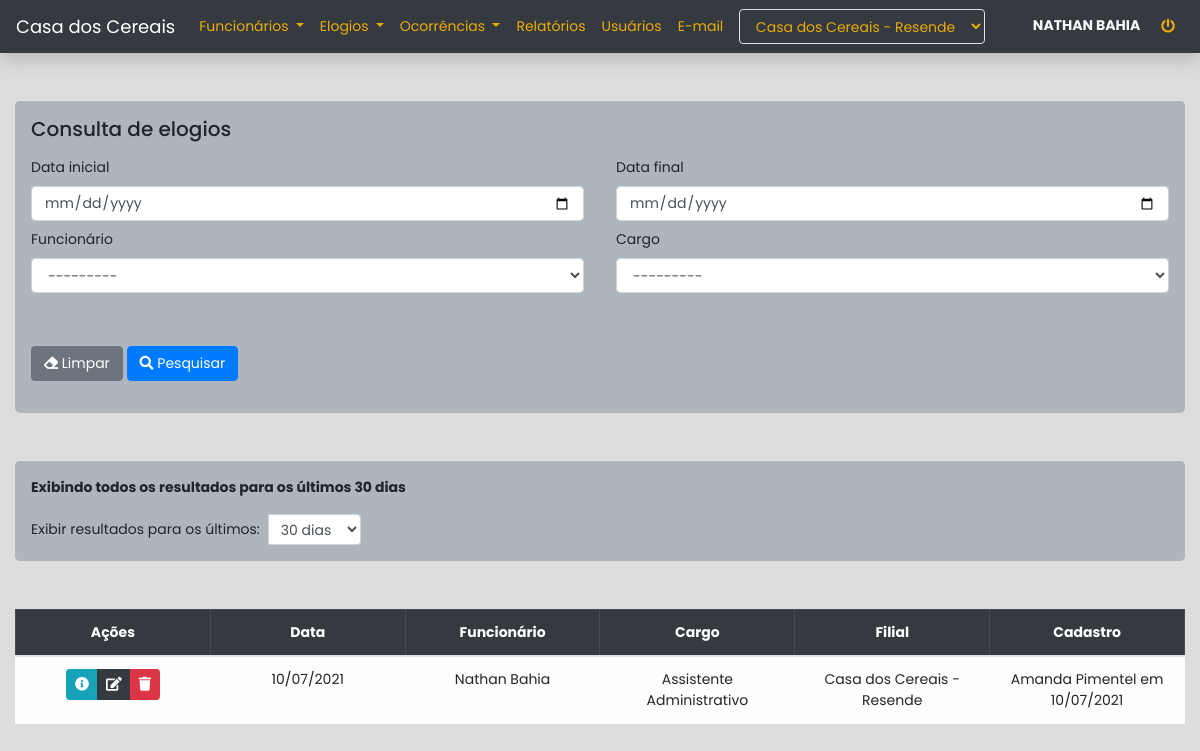
The page /elogios/consulta (signed in) on the database as committed earlier.
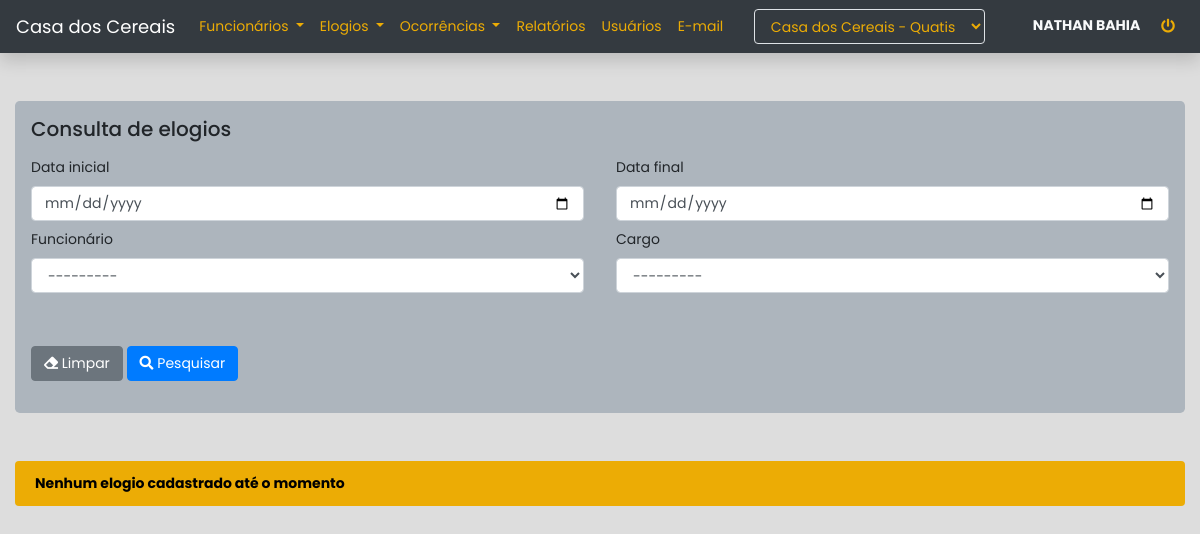
The same page on the database as committed later.
### apps/core/models.py (models this page shows, shortened)
class Base(models.Model):
    usuario = models.ForeignKey(get_user_model(), on_delete=models.SET_NULL, null=True)
    criacao = models.DateTimeField(auto_now_add=True)
    alteracao = models.DateTimeField(auto_now=True)
    ativo = models.BooleanField(default=True)
    class Meta:
        abstract = True
    @property
    def cadastro(self):
        if self.usuario:
            return f"{self.usuario.get_full_name()} em {self.criacao.strftime('%d/%m/%Y')}"
        return f"Usuário excluído em {self.criacao.strftime('%d/%m/%Y')}"

class Elogio(Base):
    funcionario = models.ForeignKey(Funcionario, on_delete=models.CASCADE, related_name='elogios')
    data = models.DateField()
    observacao = models.TextField()

class Funcionario(Base):
    nome = models.CharField(max_length=255)
    admissao = models.DateField(blank=True, null=True)
    cargo = models.ForeignKey(Cargo, on_delete=models.SET_NULL, null=True, related_name='funcionarios')
    filial = models.ForeignKey(Filial, on_delete=models.CASCADE, related_name='funcionarios')
    def __str__(self):
        return f'{self.nome} - {self.cargo}'
    class Meta:
        ordering = ['nome']

class Cargo(Base):
    nome = models.CharField(max_length=255)
    filial = models.ForeignKey(Filial, on_delete=models.CASCADE)
    def __str__(self):
        return f'{self.nome}'
    class Meta:
        ordering = ['nome']

class Filial(Base):
    nome = models.CharField(max_length=255)
    cidade = models.CharField(max_length=255)
    def __str__(self):
        return f'{self.nome} - {self.cidade}'
    class Meta:
        ordering = ['nome', 'cidade']

### apps/core/views.py (the view, shortened to what this page needs)
# urls.py: path('elogios/consulta', views.consulta_elogios, name='consulta_elogios'),
@login_required
def consulta_elogios(request):
    usuario = request.user.perfil.latest('id')
    consulta = False
    dias = 30 if request.GET.get('dias') not in ['30', '60', '90', '120'] else request.GET.get('dias')
    data_range = utils.get_data_range(dias)
    filtros = {
        'data__range': data_range,
        'funcionario__filial': usuario.filial
    }
    query = models.Elogio.objects.filter(**filtros).order_by('funcionario')
    form = forms.ConsultaElogioForm(
        usuario=usuario,
        data=request.GET
    )
    context = {
        'form': form,
        'elogios': query,
        'consulta': consulta,
        'dias': dias,
        'filtros': filtros
    }
    return render(request, 'core/elogios/consultas.html', context)

### apps/core/context_processors.py (called while the page is built)
def usuario(request):
    if not request.user.is_authenticated:
        return {}
    context = {'usuario': {}}
    perfil = request.user.perfil.order_by('id').last()
    if perfil:
        context['usuario']['filial'] = perfil.filial
        context['usuario']['filiais'] = models.Filial.objects.all()
        if perfil.tipo == '2':
            context['usuario']['administrador'] = True
    return context

### apps/core/utils.py (called while the page is built)
def get_data_range(dias: int) -> list:
    presente = datetime.today().date()
    passado = presente - timedelta(days=int(dias))
    return [passado, presente]

### apps/core/templates/core/elogios/consultas.html (shortened to what the changed rows need)
{% extends 'core/base.html' %}
{% load bootstrap4 %}
{% block content %}
<div class="container-fluid">
    <form method='get' class='my-5 jumbotron p-3' autocomplete="off">
        <h5>Consulta de elogios</h5>
        <div class="row mx-0 mt-3">
        </div>
    </form>
    {% if elogios %}
        <div class="jumbotron p-3">
            {% if dias %}
                <p class="mb-3"><b>Exibindo todos os resultados para os últimos {{ dias }} dias</b></p>
            {% elif filtros %}
                <p class="mb-3"><b>Exibindo todos os resultados de {{ filtros.data__range.0|date:'d/m/Y' }} a {{ filtros.data__range.1|date:'d/m/Y' }}</b></p>
            {% endif %}
            <div class="form-inline">
                <div class="input-group">
                    <label for="dias">Exibir resultados para os últimos: </label>
                    <select name="dias" id="dias" class="form-control form-control-sm ml-2">
                        <option value="30" {% if dias == '30' %}selected{% endif %}>30 dias</option>
                    </select>
                </div>
            </div>
        </div>
        <div class="table-responsive mt-5">
            <table class="table table-bordered text-center">
                <thead class="table-dark">
                    <tr>
                        <th>Ações</th>
                        <th>Data</th>
                        <th>Funcionário</th>
                        <th>Cargo</th>
                        {% if usuario.administrador %}
                            <th>Filial</th>
                        {% endif %}
                        <th>Cadastro</th>
                    </tr>
                </thead>
                <tbody class="table-light">
                    {% for elogio in elogios %}
                        <tr>
                            <td>
                                <div class="btn-group">
                                    <button class="btn btn-sm btn-info btn-info-elogio" data-elogio="{{ elogio.id }}"><i class="fas fa-info-circle"></i></button>
                                    <a href="{% url 'core:edit_elogios' elogio.id %}" class="btn btn-sm btn-dark btn-edit-elogio" data-elogio="{{ elogio.id }}"><i class="fas fa-edit"></i></a>
                                    {% if usuario.administrador %}
                                        <button class="btn btn-sm btn-danger btn-delete-elogio" data-elogio="{{ elogio.id }}"><i class="fas fa-trash"></i></button>
                                    {% endif %}
                                </div>
                            </td>
                            <td>{{ elogio.data|date:'d/m/Y' }}</td>
                            <td>{{ elogio.funcionario.nome }}</td>
                            <td>{{ elogio.funcionario.cargo.nome }}</td>
                            {% if usuario.administrador %}
                                <td>{{ elogio.funcionario.filial }}</td>
                            {% endif %}
                            <td>{{ elogio.cadastro }}</td>
                        </tr>
                    {% endfor %}
                </tbody>
            </table>
        </div>
    {% else %}
        <div class="alert alert-warning mt-5">
            {% if consulta %}
                Nenhum elogio encontrado
            {% else %}
                Nenhum elogio cadastrado até o momento
            {% endif %}
        </div>
    {% endif %}
</div>
{% endblock content %}

### apps/core/templates/core/base.html (shortened to what this page needs)
<!DOCTYPE html>
{% load bootstrap4 %}
<html lang="pt-br">
    <head>
        <link rel="stylesheet" href="https://use.fontawesome.com/releases/v5.0.13/css/all.css">
        {% bootstrap_css %}
    </head>
    <body>
    <nav class="navbar navbar-expand-lg navbar-dark bg-dark shadow mb-5">
        <a class="navbar-brand" href="{% url 'core:index' %}">Casa dos Cereais</a>
        <div class="collapse navbar-collapse" id="navbarSupportedContent">
            <ul class="navbar-nav mr-auto">
                <li class="nav-item dropdown">
                    <a class="nav-link dropdown-toggle text-warning" href="#" id="dropFuncionarios" role="button"
                       data-toggle="dropdown" aria-haspopup="true" aria-expanded="false">
                        Funcionários
                    </a>
                </li>
                <li class="nav-item dropdown text-warning">
                    <a class="nav-link dropdown-toggle text-warning" href="#" id="dropElogios" role="button"
                       data-toggle="dropdown" aria-haspopup="true" aria-expanded="false">
                        Elogios
                    </a>
                </li>
                <li class="nav-item dropdown">
                    <a class="nav-link dropdown-toggle text-warning" href="#" id="dropOcorrencias" role="button"
                       data-toggle="dropdown" aria-haspopup="true" aria-expanded="false">
                        Ocorrências
                    </a>
                </li>
                <li class="nav-item">
                    <a class="nav-link text-warning" href="{% url "relatorios:index" %}">Relatórios</a>
                </li>
                {% if usuario.administrador %}
                    <li class="nav-item">
                        <a class="nav-link text-warning" href="{% url 'usuarios:usuarios' %}">Usuários</a>
                    </li>
                    <li class="nav-item">
                        <a class="nav-link text-warning" href="{% url 'core:emails' %}">E-mail</a>
                    </li>
                {% endif %}
            </ul>
            {% if usuario.administrador %}
                <div class="mr-sm-5">
                    <form action="{% url "core:altera_filial" %}" method="post" id="formFilial">
                        <div class="form group">
                            <select name="filial" id="" class="form-control bg-dark border boder-light text-warning" onchange="$('#formFilial').submit()">
                                {% for filial in usuario.filiais %}
                                    <option value="{{ filial.id }}" {% if usuario.filial == filial %}selected{% endif %}>{{ filial }}</option>
                                {% endfor %}
                            </select>
                        </div>
                    </form>
                </div>
            {% endif %}
            <div class="text-light text-sm-right">
                <b>{{ request.user.get_full_name|upper }}</b>
                <a class='btn btn-sm ml-2' href="{% url 'usuarios:logout' %}" data-toggle="tooltip" title="Sair do sistema">
                    <i class="fas fa-power-off text-warning"></i>
                </a>
            </div>
        </div>
    </nav>
    {% block content %} {% endblock %}
    </body>
</html>

Rows that differ between the two databases and show on the page:
removed Elogio: data "10/07/2021", funcionario.nome "Nathan Bahia", funcionario.cargo.nome "Assistente Administrativo", funcionario.filial "Casa dos Cereais - Resende", cadastro "Amanda Pimentel em 10/07/2021"
Other text that changed with them:
form field filial: "Casa dos Cereais - Resende" → "Casa dos Cereais - Quatis"
{{ dias }}: "30" → (not shown)
form field dias: "30 dias" → (not shown)
text no longer shown: "Exibindo todos os resultados para os últimos dias Exibir resultados para os últimos: Ações Data Funcionário Cargo Filial Cadastro"
text now shown: "Nenhum elogio cadastrado até o momento"
